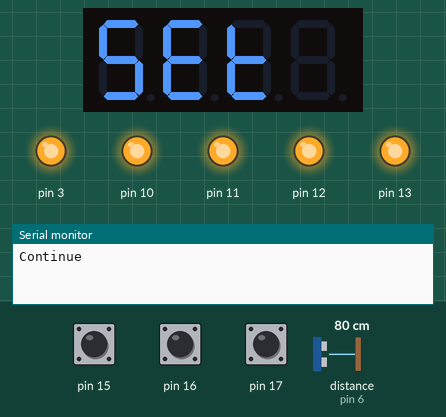
This sketch was run on a simulated Arduino Uno, built with avr-gcc and run on an emulated ATmega328P. Shown: 4-digit seven-segment display, output pins drawn as LEDs (lit = HIGH), the last lines printed to the serial monitor. The test bench sets the inputs (shaded band); at power-on: distance to the obstacle (sensor on pin 6) 80 cm, pin 15 HIGH, pin 16 HIGH, pin 17 HIGH. The echo pulse lasts 58.3 µs per cm; random numbers use the default seed unless the sketch sets one; pins used as bus, display or sensor lines are not drawn.

Above: at 3.2 s.
At 4.7 s:
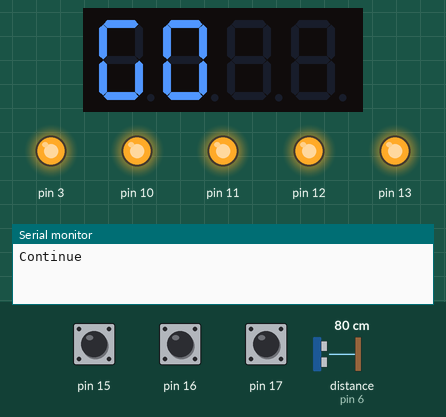
4.8 s: distance to the obstacle (sensor on pin 6) set to 18 cm
At 5.7 s:
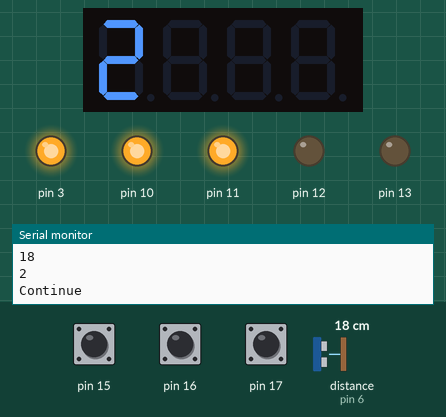
6.7 s: pin 15 pulled LOW for 0.15 s
At 10.6 s:
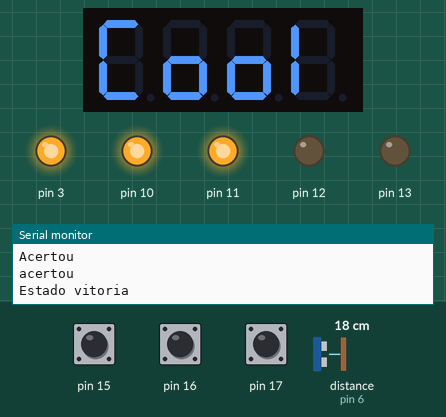
Timing chart, 0 to 12.1 s (numbered marks = the images above; inputs shaded):
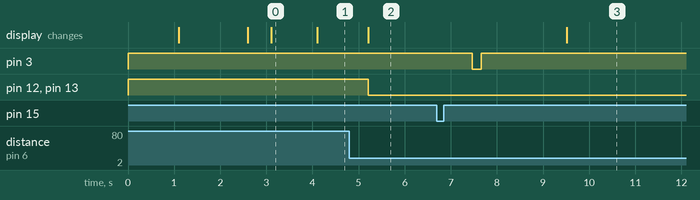

Measured:
- after the input at 4.8 s, pin 12, pin 13: HIGH → LOW after 0.41 s
- after the input at 6.7 s, pin 3: HIGH → LOW after 0.77 s, → HIGH 0.20 s later; the display: changes after 2.8 s (image 3)
- what the display in image 0 shows lasts 1.0 s, from 3.1 s to 4.1 s

The sketch:

sketch_may29a.ino
```cpp
#include <TimerOne.h>
#include <MultiFuncShield.h>


//para minha solução, estou utilizando a variável ultimaDistancia para filtrar valores espúrios do sensor
int ultimaDistancia = 0;
//estaAtivo tem dois valores, sistema ligado ou não, de acordo com o pressionar do botão 1.
bool estaAtivo = false;


// Pinos do sensor ultrassônico, escolhidos porque o Shield disponibiliza poucos para utilização do programador.
const int pinoTrigger = 5;
const int pinoEcho = 6;

//Filtro
constexpr int tamanhoFiltro = 10;
int filtro[tamanhoFiltro];
int indexAtual = 0;


//jogo
typedef struct dadosJogo {
  int faseAtual   = 0;
  int faseMaxima  = 10;
} dadosJogo;

int jogadorIndex = 0;
short jogoLoop = 1;

enum class ESTADOJOGO
{
  INICIO = 0,
  SIMON,
  JOGADOR,
  VITORIA,
  PERDA
};

ESTADOJOGO operator++ (ESTADOJOGO& estadoJogo, int)
{
  switch(estadoJogo)
  {
    case ESTADOJOGO::INICIO:
      estadoJogo = ESTADOJOGO::SIMON;
      break;
    case ESTADOJOGO::SIMON:
      estadoJogo = ESTADOJOGO::JOGADOR;
      break;
    case ESTADOJOGO::JOGADOR:
      estadoJogo = ESTADOJOGO::VITORIA;
      break;
    case ESTADOJOGO::VITORIA:
      estadoJogo = ESTADOJOGO::PERDA;
      break;
    case ESTADOJOGO::PERDA:
      estadoJogo = ESTADOJOGO::INICIO;
      break;
  }
  return estadoJogo;
}

ESTADOJOGO estadoJogo = ESTADOJOGO::INICIO;

dadosJogo jogoAtual;
int JogoDados[10] = {};

void definirSequencia(dadosJogo jogoAtual)
{
  for(int i = 0; i <= jogoAtual.faseAtual; i++)
  {
    int aux = (rand() % 3) + 1;
    JogoDados[i] = aux;
    // Serial.println("================================");
    // Serial.println(aux);
    // Serial.println("Valor da senha:");
    // Serial.println(JogoDados[i]);
    // Serial.println("================================");
  }
}

void inicializarJogo()
{
  jogoAtual.faseAtual = 0;
  jogoAtual.faseMaxima = 10;

  definirSequencia(jogoAtual);
}


int fazerMedia()
{
  int res;
  for(int i = 0; i < tamanhoFiltro; i++)
  {
    res += filtro[i];
  }
  return res;
}

void adicionarValorMedia(int valor)
{
  filtro[indexAtual] = valor;
  indexAtual = (indexAtual + 1) % tamanhoFiltro;
}

// Esta função mede a distância usando o sensor
int converterDistancia(int distancia) {
    // Mapeamento dos níveis
  if (distancia >= 0 && distancia < 10) {
    MFS.write("1");
    return 1; // Nível 1

  }
  else if (distancia >= 10 && distancia < 20) {
    return 2; // Nível 2
  }
  else if (distancia >= 20 && distancia < 30) {
    return 3; // Nível 3
  }
  else if (distancia >= 30 && distancia < 40) {
    return 4; // Nível 4
  }
  else {
    return 0; // Fora da faixa
  }
}

int medirDistancia()
{

  pinMode(pinoTrigger, OUTPUT);
  digitalWrite(pinoTrigger, LOW);
  delayMicroseconds(2);

  digitalWrite(pinoTrigger, HIGH);
  delayMicroseconds(10);
  digitalWrite(pinoTrigger, LOW);

  pinMode(pinoEcho, INPUT);
  long tempo = pulseIn(pinoEcho, HIGH);

  // Converte tempo em centímetros
  int distancia = tempo * 0.01723;

  if (distancia > 100)
  {
    distancia = fazerMedia();
  }
  else
  {
    adicionarValorMedia(distancia);
  }

  return distancia;
}


// Esta função faz o buzzer apitar
void mostrarEstado(int estado) {
  if (estado == 1) {
    MFS.write("1");


  }
  else if (estado == 2) {
    MFS.write("2");

  }
  else if (estado == 3) {
    MFS.write("3");

  }
  else if (estado == 4) {
    MFS.write("4");

  }
  else {
    MFS.write("0");

  }
}


// Acende os LEDs conforme a distância
void mostrarAlertaComLeds(int distancia) {
  MFS.writeLeds(LED_ALL, OFF);


  if (distancia == 1) {
    MFS.writeLeds(LED_1, ON);
  } else if (distancia == 2){
    MFS.writeLeds(LED_1, ON);

    MFS.writeLeds(LED_2, ON);
  } else if (distancia == 3) {
    MFS.writeLeds(LED_1, ON);
    MFS.writeLeds(LED_2, ON);
    MFS.writeLeds(LED_3, ON);
  }
  else if (distancia == 4) {
     MFS.writeLeds(LED_1, ON);
    MFS.writeLeds(LED_2, ON);
    MFS.writeLeds(LED_3, ON);
    MFS.writeLeds(LED_4, ON);
  }
}


// Lê o botão e ativa/desativa o sistema
void checarBotao() {
  byte botao = MFS.getButton();


  if (botao) {
    byte numero = botao & B00111111;
    byte acao = botao & B11000000;


    if (numero == 1 && acao == BUTTON_PRESSED_IND) {
      estaAtivo = !estaAtivo;//se o botão for pressionado um número ímpar de vezes, liga o sistema; senão, desliga.
      delay(50);  // Evita o efeito de debounce do botão
    }
  }
}


// Parte que roda uma vez no início
void setup() {
  Timer1.initialize();
  MFS.initialize(&Timer1);
  Serial.begin(9600);

  inicializarJogo();
}

void mostrarDados()
{
  for(int i = 0; i <= jogoAtual.faseAtual; i++)
  {
    MFS.write(JogoDados[i]);
    // tone(3, 120, 100);
    delay(1500);
    MFS.write("");
    delay(500);
  }
}

void executarEstadoJogo()
{
  switch(estadoJogo)
  {
    case ESTADOJOGO::INICIO:
      MFS.write("8888");
      delay(1000);
      estadoJogo++;
      break;
    case ESTADOJOGO::SIMON:
      mostrarDados();
      MFS.write("SET");
      delay(1000);
      MFS.write("GO");
      delay(1000);
      estadoJogo++;
      break;
    case ESTADOJOGO::JOGADOR:
      int estado = converterDistancia(medirDistancia());
      Serial.println(medirDistancia());
      Serial.println(estado);
      mostrarEstado(estado);
      mostrarAlertaComLeds(estado);

      byte botao = MFS.getButton();
      if (botao) {
        byte numero = botao & B00111111;
        byte acao = botao & B11000000;

        // Serial.println("Entrou no botao");
        // Serial.println("Valor index dados");
        // Serial.println(JogoDados[jogadorIndex]);

        // for(int x = 0; x < 10; x++)
        // {
        //   Serial.print(JogoDados[x]);
        // }

        // Serial.println("=========================Jogador=========================");

        if (numero == 1 && estado == JogoDados[jogadorIndex] && acao == BUTTON_PRESSED_IND) {
          Serial.println("Acertou");
          delay(700);  // Evita o efeito de debounce do botão
          jogadorIndex++;
          if (jogadorIndex == (jogoAtual.faseAtual + 1))
          {
            Serial.println("acertou");
            MFS.beep();
            delay(50);
            estadoJogo = ESTADOJOGO::VITORIA;
          }
        }
        else if (numero == 1 && estado != JogoDados[jogadorIndex] && acao == BUTTON_PRESSED_IND)
        {
          MFS.write("0000");
          delay(1000);
          mostrarDados();
          jogadorIndex = 0;

        }
      }
      break;
    case ESTADOJOGO::VITORIA:
      break;
    case ESTADOJOGO::PERDA:
    Serial.println("Estado perda");
      break;
    default:
    Serial.println("estado finish");
    break;
  }
}


// Parte que fica repetindo
void loop() {

  executarEstadoJogo();

  if (estadoJogo == ESTADOJOGO::VITORIA)
  {
    Serial.println("Estado vitoria");
      delay(2000);
      MFS.write("Cool");
      delay(3000);

      jogoAtual.faseAtual++;
      if (jogoAtual.faseAtual > jogoAtual.faseMaxima)
      {
        MFS.write("OVER");
        delay(2000);
        jogoAtual.faseAtual = 0;
      }
      definirSequencia(jogoAtual);
      estadoJogo = ESTADOJOGO::SIMON;
  }

  Serial.println("Continue");

  delay(100);  // Pequena pausa
}
```
